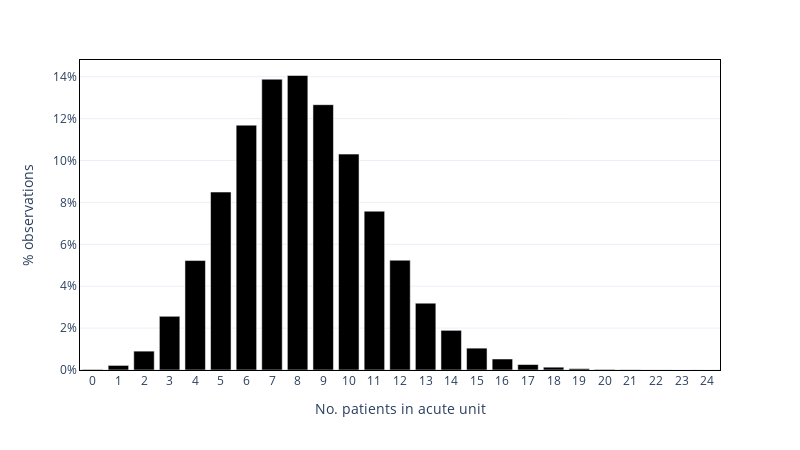
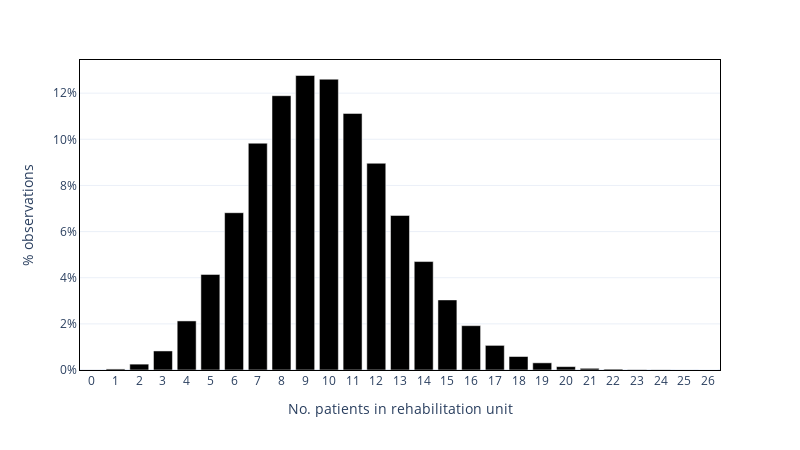

Notebook code cell kept with these figures, in order:
### Markdown cell above
**Generate plots...**

(the article just includes a plot for the acute stroke unit).

### Code cell
# Acute stroke unit
plot_occupancy_freq(base_overall["asu"], unit="asu",
                    file="figure1_asu.png")

# Rehabilitation unit
plot_occupancy_freq(base_overall["rehab"], unit="rehab",
                    file="figure1_rehab.png")

### Figure 1 — Plotly figure (JSON) as saved in the notebook; plotly's stock layout.template omitted (floating-point values rounded to 4 significant figures)
{"data": [{"hovertemplate": "beds=%{x}<br>pct=%{y}<extra></extra>", "legendgroup": "", "marker": {"color": "black", "pattern": {"shape": ""}}, "name": "", "orientation": "v", "showlegend": false, "textposition": "auto", "type": "bar", "x": [0, 1, 2, 3, 4, 5, 6, 7, 8, 9, 10, 11, 12, 13, 14, 15, 16, 17, 18, 19, 20, 21, 22, 23, 24], "xaxis": "x", "y": [0.0002667, 0.002184, 0.009005, 0.02562, 0.05225, 0.08494, 0.1169, 0.1388, 0.1406, 0.1266, 0.1031, 0.07581, 0.0524, 0.03191, 0.01894, 0.01043, 0.005253, 0.002601, 0.001341, 0.0006502, 0.000274, 0.0001096, 2.922e-05, 7.306e-06, 3.653e-06], "yaxis": "y"}], "layout": {"barmode": "relative", "height": 450, "legend": {"tracegroupgap": 0}, "margin": {"t": 60}, "width": 800, "xaxis": {"anchor": "y", "domain": [0.0, 1.0], "dtick": 1, "linecolor": "black", "mirror": true, "title": {"text": "No. patients in acute unit"}}, "yaxis": {"anchor": "x", "domain": [0.0, 1.0], "linecolor": "black", "mirror": true, "tickformat": ",.0%", "title": {"text": "% observations"}}}}

### Figure 2 — Plotly figure (JSON) as saved in the notebook; plotly's stock layout.template omitted (floating-point values rounded to 4 significant figures)
{"data": [{"hovertemplate": "beds=%{x}<br>pct=%{y}<extra></extra>", "legendgroup": "", "marker": {"color": "black", "pattern": {"shape": ""}}, "name": "", "orientation": "v", "showlegend": false, "textposition": "auto", "type": "bar", "x": [0, 1, 2, 3, 4, 5, 6, 7, 8, 9, 10, 11, 12, 13, 14, 15, 16, 17, 18, 19, 20, 21, 22, 23, 24, 25, 26], "xaxis": "x", "y": [2.557e-05, 0.0004566, 0.002546, 0.008259, 0.02127, 0.04143, 0.06818, 0.09831, 0.1189, 0.1277, 0.1261, 0.1112, 0.08961, 0.06699, 0.04701, 0.03038, 0.01922, 0.01067, 0.005848, 0.003109, 0.001465, 0.0007342, 0.0003872, 0.0001388, 7.671e-05, 1.826e-05, 7.306e-06], "yaxis": "y"}], "layout": {"barmode": "relative", "height": 450, "legend": {"tracegroupgap": 0}, "margin": {"t": 60}, "width": 800, "xaxis": {"anchor": "y", "domain": [0.0, 1.0], "dtick": 1, "linecolor": "black", "mirror": true, "title": {"text": "No. patients in rehabilitation unit"}}, "yaxis": {"anchor": "x", "domain": [0.0, 1.0], "linecolor": "black", "mirror": true, "tickformat": ",.0%", "title": {"text": "% observations"}}}}
